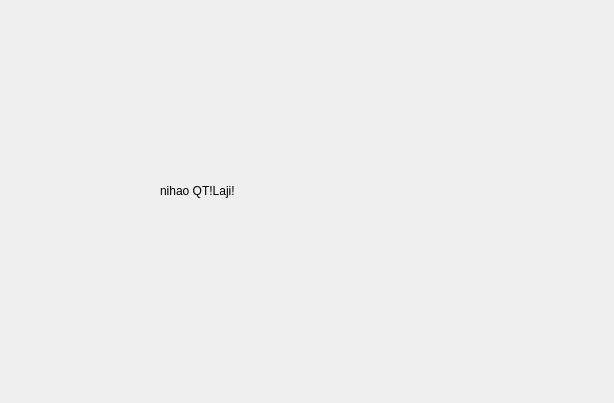
<?xml version="1.0" encoding="UTF-8"?>
<ui version="4.0">
 <class>HelloDialog</class>
 <widget class="QDialog" name="HelloDialog">
  <property name="geometry">
   <rect>
    <x>0</x>
    <y>0</y>
    <width>614</width>
    <height>403</height>
   </rect>
  </property>
  <property name="windowTitle">
   <string>Dialog</string>
  </property>
  <widget class="QLabel" name="label">
   <property name="geometry">
    <rect>
     <x>160</x>
     <y>150</y>
     <width>281</width>
     <height>81</height>
    </rect>
   </property>
   <property name="text">
    <string>nihao QT!Laji!</string>
   </property>
  </widget>
 </widget>
 <resources/>
 <connections/>
</ui>
